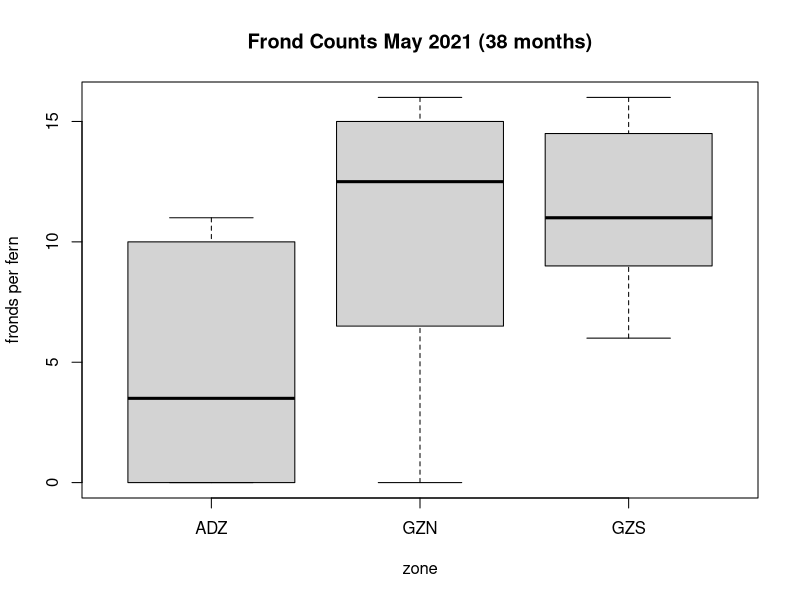
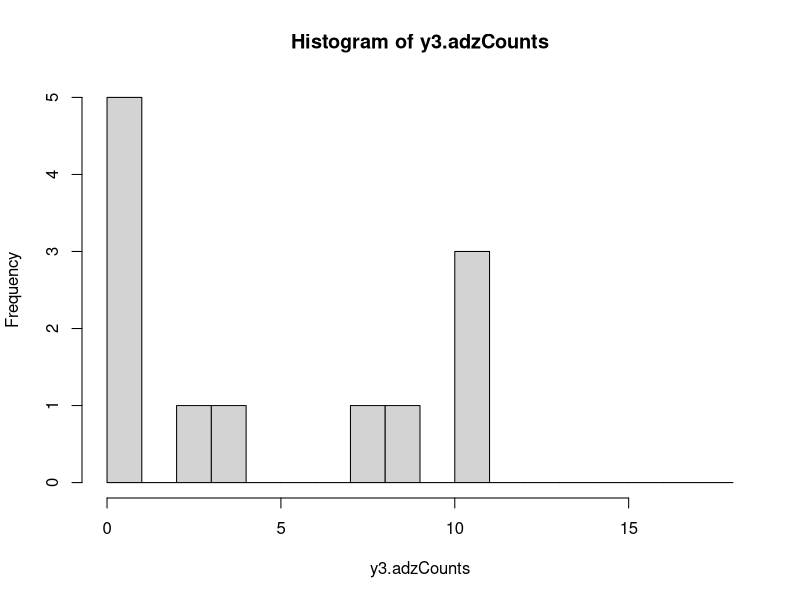
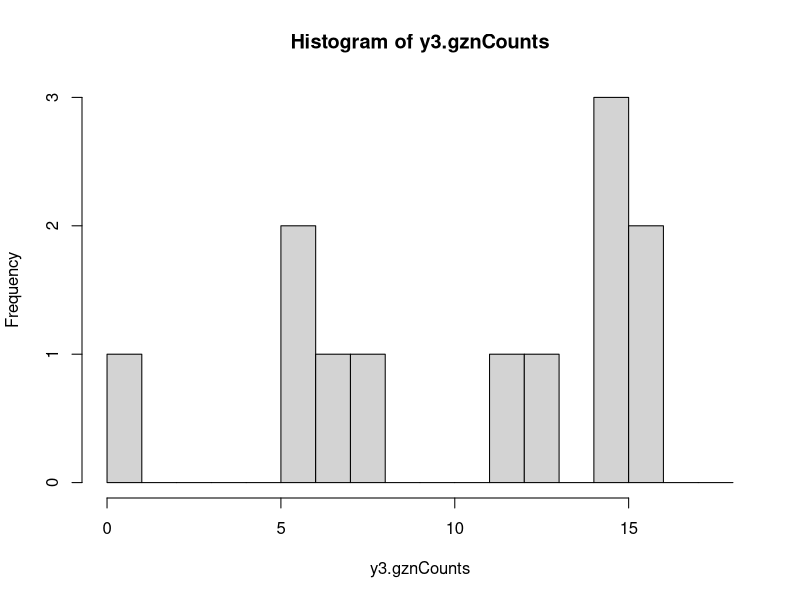
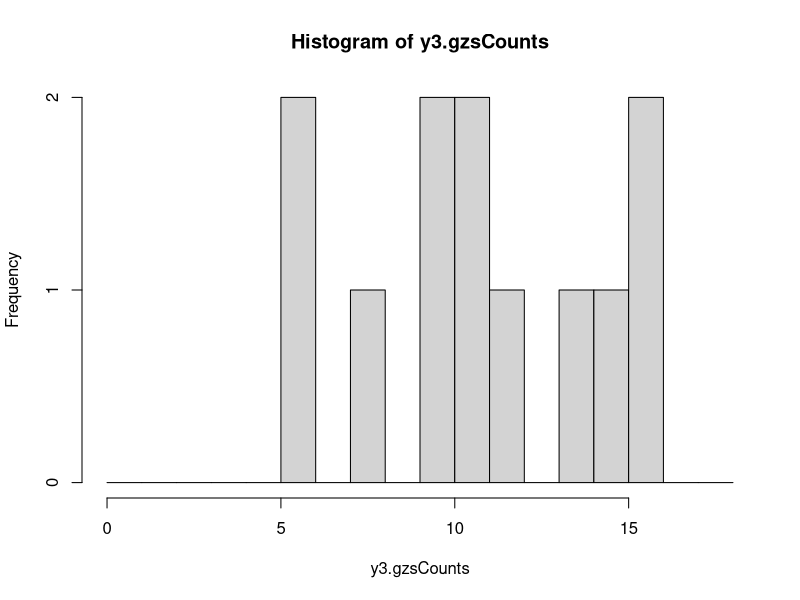

The R source for these figures, in order:
tbl <- read.table("frondCounts.tsv", sep="\t", as.is=TRUE, header=TRUE)

y3.adzCounts <- as.integer(tbl[3, 3:14])
y3.gznCounts <- as.integer(tbl[6, 3:14])
y3.gzsCounts <- as.integer(tbl[7, 3:14])

adzMean <- sum(y3.adzCounts)/12
gzsMean <- sum(y3.gzsCounts)/12
gznMean <- sum(y3.gznCounts)/12

boxplot(y3.adzCounts, y3.gznCounts, y3.gzsCounts, main="Frond Counts May 2021 (38 months)", xlab="zone",
        ylab="fronds per fern", names=c("ADZ", "GZN", "GZS"))

t.test(y3.adzCounts, c(y3.gzsCounts, y3.gznCounts))$p.value  # [1] 0.0008698714

table(y3.adzCounts)
table(y3.gznCounts)
table(y3.gzsCounts)

hist(y3.adzCounts, breaks=0:18)
hist(y3.gznCounts, breaks=0:18)
hist(y3.gzsCounts, breaks=0:18)

